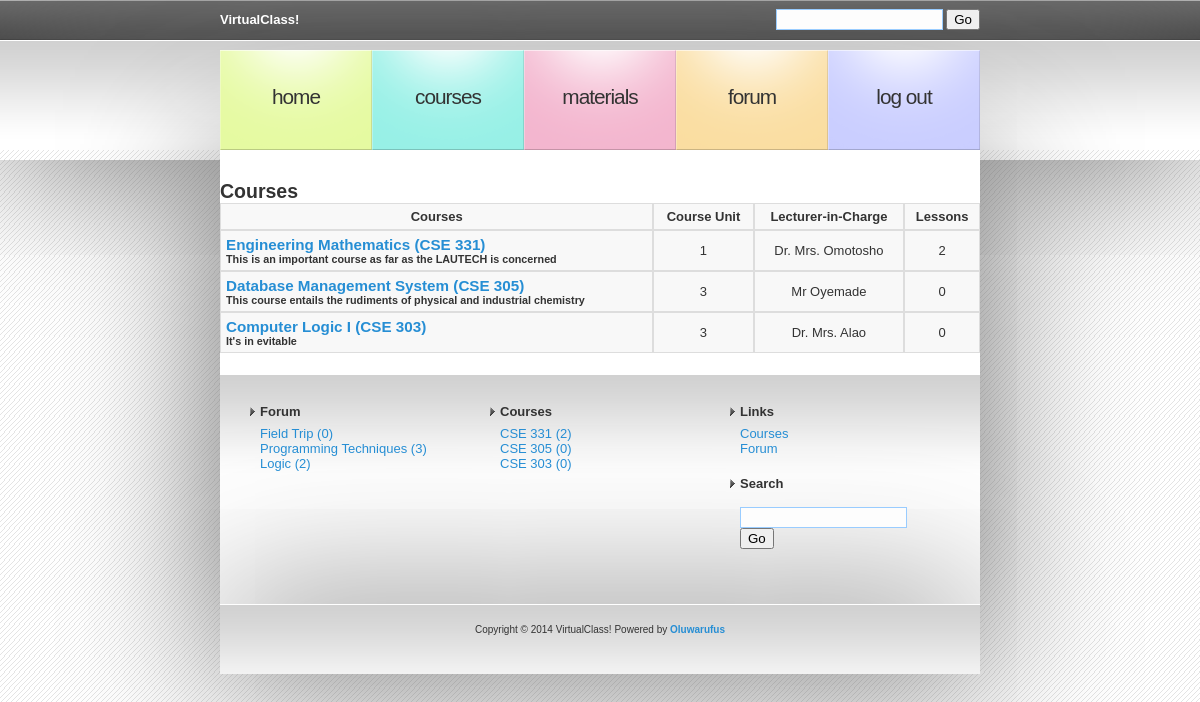
The page /courses.php (signed in) on the database its author committed.
### tables this page shows
CREATE TABLE IF NOT EXISTS `course_tbl` (
  `id_crs` int(11) NOT NULL AUTO_INCREMENT,
  `title_crs` varchar(255) NOT NULL,
  `code_crs` varchar(255) NOT NULL,
  `unit_crs` int(11) NOT NULL,
  `lect_inc_id` varchar(255) NOT NULL,
  `desc_crs` varchar(255) NOT NULL,
  `app_level_crs` varchar(20) NOT NULL,
  PRIMARY KEY (`id_crs`)
);

CREATE TABLE IF NOT EXISTS `lecturer_tbl` (
  `id_lect` int(11) NOT NULL AUTO_INCREMENT,
  `name_lect` varchar(255) NOT NULL,
  `passwrd_lect` varchar(255) NOT NULL,
  `course_taken_lect` varchar(255) NOT NULL,
  `email_lect` varchar(255) NOT NULL,
  `dept_lect` varchar(50) NOT NULL,
  `faclty_lect` varchar(25) NOT NULL,
  PRIMARY KEY (`id_lect`)
);

CREATE TABLE IF NOT EXISTS `blg_topic_tbl` (
  `id_top` int(11) NOT NULL AUTO_INCREMENT,
  `id_usr_top` int(11) NOT NULL,
  `title_top` varchar(100) NOT NULL DEFAULT '',
  `desc_top` text NOT NULL,
  `date_top` varchar(50) NOT NULL,
  PRIMARY KEY (`id_top`)
);

### Connections/mycxn.php (called while the page is built, shortened)
<?php
$hostname_mycxn = "127.0.0.1";
$username_mycxn = "root";
$password_mycxn = "";
$mycxn = mysql_pconnect($hostname_mycxn, $username_mycxn, $password_mycxn) or trigger_error(mysql_error(),E_USER_ERROR);
if (!function_exists("GetSQLValueString")) {
function GetSQLValueString($theValue, $theType, $theDefinedValue = "", $theNotDefinedValue = "")
{
  $theValue = function_exists("mysql_real_escape_string") ? mysql_real_escape_string($theValue) : mysql_escape_string($theValue);
  switch ($theType) {
    case "text":
      $theValue = ($theValue != "") ? "'" . $theValue . "'" : "NULL";
      break;
  }
  return $theValue;
}
}
if (isset($_SESSION['lvl']) || isset($_SESSION['usr_lct'])) {
$q_subj= @sprintf("SELECT id_crs,code_crs,title_crs FROM course_tbl WHERE app_level_crs = %s OR lect_inc_id = %s", GetSQLValueString($_SESSION['lvl'], "text"), GetSQLValueString($_SESSION['usr_lct'], "text"));
			$q_subj = mysql_query($q_subj)or die(mysql_error());
			$r_subj = mysql_fetch_array($q_subj);
		$query_forum = "SELECT * FROM blg_topic_tbl ORDER BY date_top DESC";
		$rs_forum = mysql_query($query_forum, $mycxn) or die(mysql_error());
}
?>

### courses.php (the view, shortened to what this page needs)
<?php require_once('Connections/mycxn.php'); ?>
<!DOCTYPE html PUBLIC "-//W3C//DTD XHTML 1.0 Strict//EN" "http://www.w3.org/TR/xhtml1/DTD/xhtml1-strict.dtd">
<html xmlns="http://www.w3.org/1999/xhtml">
<head>
<link href="images/default.css" rel="stylesheet" type="text/css" />
</head>
<body>
<?php include('Connections/header_menu.inc'); ?>
<div id="content">
  <div id="colOne">
  <h2 class="title">Courses</h2>
  <table width="100%" border="0" cellpadding="0" cellspacing="0">
  <tr><th>Courses</th><th>Course Unit</th><th>Lecturer-in-Charge</th><th>Lessons</th></tr>
   <?php
   $q_subjt= sprintf("SELECT id_crs,code_crs,title_crs,lect_inc_id,unit_crs,desc_crs FROM course_tbl WHERE app_level_crs = %s", GetSQLValueString($_SESSION['lvl'], "text"));
   $q_subjt = mysql_query($q_subjt) or die(mysql_error());
			$r_subjt = mysql_fetch_array($q_subjt);
		 do { ?>
          <tr>
            <td><a href="crs_lessons.php?crs=<?php echo $r_subjt['id_crs']; ?>"> <h3><?php echo $r_subjt['title_crs'].' ('.$r_subjt['code_crs'].')'; ?></h3></a>
            <h5><?php echo $r_subjt['desc_crs']; ?></h5></td>
            <td align="center"><?php echo $r_subjt['unit_crs']; ?></td>
            <td align="center"><?php $q_lect= sprintf("SELECT name_lect FROM lecturer_tbl WHERE id_lect = %s", GetSQLValueString($r_subjt['lect_inc_id'], "text"));
			$r_lect = mysql_query($q_lect)or die(mysql_error());
			$r_lect = mysql_fetch_array($r_lect); echo $r_lect['name_lect']; ?></td>
            <td align="center"><?php  $q_count= sprintf("SELECT * FROM lesson_tbl WHERE course_id_lssn = %s", GetSQLValueString($r_subjt['id_crs'], "text"));
			$q_count = mysql_query($q_count)or die(mysql_error());
			echo mysql_num_rows($q_count); ?>
            </td>
          </tr>
		 <?php } while ($r_subjt = mysql_fetch_assoc($q_subjt)); ?>
         </table>
    <div style="clear: both; height: 1px;"></div>
  </div>
  <?php include('Connections/footer_menu.inc'); ?>
</body>
</html>

### Connections/footer_menu.inc
<div id="colTwo">
    <ul>
      <li>
        <h2>Forum</h2>
        <ul>
        <?php while ($array_forum = mysql_fetch_assoc($rs_forum)) { ?>
          <li><a href="view_post.php?id=<?php echo $array_forum['id_top']; ?>"><?php echo substr($array_forum['title_top'], 0, 25);
			$q_cnt= sprintf("SELECT * FROM blg_comment_tbl WHERE idart_com = %s", GetSQLValueString($array_forum['id_top'], "text"));	mysql_select_db($database_mycxn, $mycxn); $q_cnt = mysql_query($q_cnt, $mycxn)or die(mysql_error());
			echo " (".mysql_num_rows($q_cnt).")";  ?></a></li>	<?php } ;  ?>
        </ul>
      </li>
      <li>
        <h2>Courses</h2>
        <ul>
        <?php
		 do { ?>
          <li><a href="crs_lessons.php?crs=<?php echo $r_subj['id_crs']; ?>"><?php echo $r_subj['code_crs']; ?>
          <?php  $q_count= sprintf("SELECT * FROM lesson_tbl WHERE course_id_lssn = %s", GetSQLValueString($r_subj['id_crs'], "text")); mysql_select_db($database_mycxn, $mycxn);
			$q_count = mysql_query($q_count, $mycxn)or die(mysql_error());
			echo "(".mysql_num_rows($q_count).")"; ?></a>
          </li>
		 <?php } while ($r_subj = mysql_fetch_assoc($q_subj));  ?>
        </ul>
      </li>
      <li>
        <h2>Links</h2>
  	<ul>
    	<li><a href="courses.php">Courses</a></li>
    	<li><a href="forum.php">Forum</a></li>
  	</ul>
      </li>
      <li>
        <h2>Search</h2>
        <form method="get" action="#">
          <div>
            <input type="text" id="textfield1" name="textfield1" value="" size="18" />
            <input type="submit" id="submit1" name="submit1" value="Go" />
          </div>
        </form>
      </li>
    </ul>
    <div style="clear: both;">&nbsp;</div>
  </div>
  </div>
<div id="footer">
  <p>Copyright &copy; 2014 VirtualClass! Powered by <a href="http://www.oluwarufus.com/"><strong>Oluwarufus</strong></a></p>
</div>

### images/default.css (style rules this page uses)
body { margin: 0; padding: 0; font: normal small "Trebuchet MS", Arial, Helvetica, sans-serif; color: #333; background-image: url(bgcode.gif); }
h1, h2, h3, h4, h5, h6, form { margin: 0; padding: 0; }
p, ul, ol, blockquote { margin-top: 0; }
p { padding-left:5px; padding-right: 5px; }
a { color: #268ED4; text-decoration: none; }
#content { width: 760px; margin: 0 auto; padding: 20px 0 0 0; background-color:#fff; box-shadow: #666 0px 0px 150px; }
#colOne { padding-bottom: 20px; }
#colTwo { padding: 20px; background: url(img02.gif) repeat-x; }
#colTwo ul { margin: 0; padding: 0; list-style: none; }
#colTwo li, #colTwo form { padding: 10px; }
#colTwo li { display: block; float: left; width: 220px; }
#colTwo li li { display: list-item; float: none; padding: 0 0 0 10px; }
#colTwo h2 { margin: 0 0 .5em 0; padding: 0 0 0 10px; background: url(img15.gif) no-repeat left center; font-size: 1em; }
#footer { width: 720px; height: 30px; padding: 20px; background: url(img02.gif) repeat-x; margin-top: 0; margin-right: auto; margin-bottom: 0; margin-left: auto; box-shadow: #666 0px 0px 150px; }
#footer p { text-align: center; font-size: x-small; }
input[type="text"],input[type="password"] { border:1px solid #9CF; padding:2px; background-color:#fdfdfd; }
table { background-color:#f8f8f8; }
td, th { border: 1px solid #dddddd; padding:5px }

### rows shown on the page
course_tbl: title_crs "Engineering Mathematics", code_crs "CSE 331", desc_crs "This is an important course as far as the LAUTECH is concerned", unit_crs "1", lecturer_tbl.name_lect "Dr. Mrs. Omotosho", mysql_num_rows($q_count) "2"
course_tbl: title_crs "Database Management System", code_crs "CSE 305", desc_crs "This course entails the rudiments of physical and industrial chemistry", unit_crs "3", lecturer_tbl.name_lect "Mr Oyemade", mysql_num_rows($q_count) "0"
course_tbl: title_crs "Computer Logic I", code_crs "CSE 303", desc_crs "It's in evitable", unit_crs "3", lecturer_tbl.name_lect "Dr. Mrs. Alao", mysql_num_rows($q_count) "0"
blg_topic_tbl: title_top "Field Trip", mysql_num_rows($q_cnt) "0"
blg_topic_tbl: title_top "Programming Techniques", mysql_num_rows($q_cnt) "3"
blg_topic_tbl: title_top "Logic", mysql_num_rows($q_cnt) "2"
